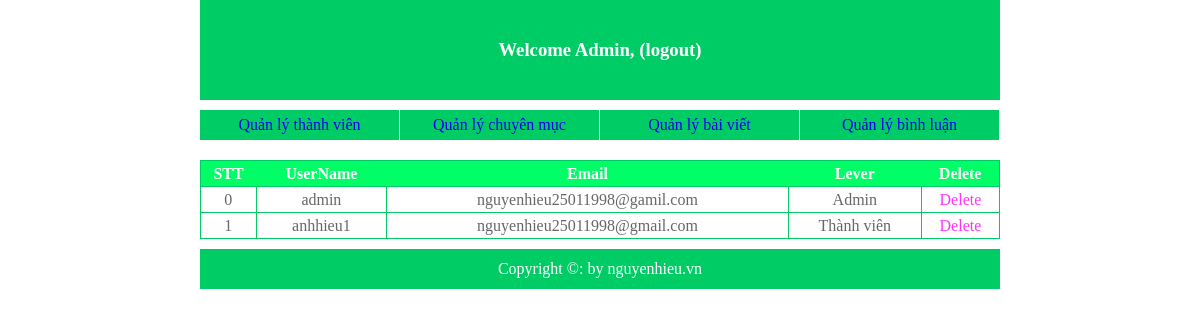
Page /2.source/admin/list_user.php on the committed database.
### tables this page shows
CREATE TABLE `users` (
  `id` int(11) NOT NULL,
  `username` varchar(225) NOT NULL,
  `password` varchar(225) NOT NULL,
  `email` varchar(255) NOT NULL,
  `lever` int(11) NOT NULL,
  `trangthai` varchar(1000) NOT NULL,
  `verify` int(11) NOT NULL
);

### 2.source/admin/list_user.php (the view, shortened to what this page needs)
<?php
    require('hea.php');
?>
    <div id="wrapper">
        <table>
            <tr style="background:#0f6; color:#fff;">
                <th>STT</th>
                <th>UserName</th>
                <th>Email</th>
                <th>Lever</th>
                <th>Delete</th>
            </tr>
            <?php
                require('../connection.php');
                $stt=0;
                $sql="select id,username ,email,lever from users";
                $result=mysqli_query($conn,$sql);
                while($data=mysqli_fetch_assoc($result)){
                    echo"<tr>";
                        echo"<td>$stt</td>";
                        echo"<td>$data[username]</td>";
                        echo"<td>$data[email]</td>";
                       if($data['lever']==1)
                       {
                           echo"<td>Thành viên</td>";
                       }else
                       {
                           echo"<td>Admin</td>";
                       }
                        echo"<td><a href='del.php?id=$data[id]'onclick='return show_confirm()' style='color:#f3f'>Delete</a></td>";
                    echo"</tr>";
                    $stt++;
                }
            ?>
        </table>
    </div>
<?php
    require('foot.php');
?>

### 2.source/admin/user.css (style rules this page uses)
* { padding: 0px; margin: 0px; }
body { width: 800px; margin: auto; }
a { text-decoration: none; }
#wrapper table { border-collapse: collapse; margin-top: 20px; width: 800px; text-align: center; }
#wrapper table tr { border: 1px solid #0c6; line-height: 25px; }
#wrapper table td { border: 1px solid #0c6; color:#666; }

### rows in the picture
users: username "admin", email "nguyenhieu25011998@gamil.com", lever "Admin"
users: username "anhhieu1", email "nguyenhieu25011998@gmail.com", lever "Thành viên"
